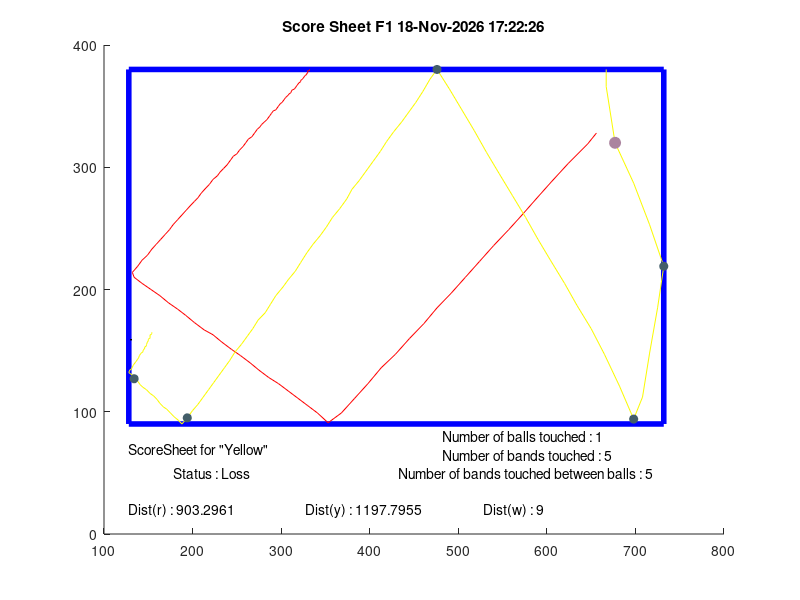

The MATLAB source for this figure:
width = 854;
height=480;
Folder='F1';
Rband = 67;
Gband=94;
Bband = 105;
Rball = 171;
Gball=132;
Bball=159;
line='';
X1 = [656  656  656  656  656  656  656  656  656  656  656  656  656  656  646  624  605  589  572  557  540  524  508  492  476  461  445  429  413  398  383  368  353  341  330  319  308  297  286  275  265  254  244  233  223  213  202  192  183  173  163  153  143  134  132  138  143  149  154  159  164  169  174  178  183  188  193  198  202  206  210  215  219  223  228  231  235  239  243  246  250  253  257  260  263  267  270  273  276  278  281  284  287  289  291  294  297  299  301  303  305  308  309  311  312  315  316  318  319  320  322  322  324  325  326  326  327  329  329  329  330  330  330  331  331  331  332  332  332  332  332  333
];
Y1 = [152  152  152  152  152  152  152  152  152  152  152  152  152  152  161  177  192  205  219  231  244  257  270  283  295  308  320  333  344  357  369  381  389  381  375  369  363  357  352  346  340  334  329  323  317  313  307  301  296  291  285  280  275  270  266  261  256  252  247  243  239  235  231  227  223  219  215  211  208  205  201  197  194  190  187  184  181  178  174  171  169  166  163  160  157  155  152  149  147  145  143  141  138  136  134  133  130  128  127  125  123  121  120  119  117  116  115  113  112  111  110  109  108  107  106  106  105  104  104  103  103  102  101  101  101  101  101  100  100  100  100  100
];
X2 = [667  667  667  667  667  667  667  667  667  667  667  667  667  667  677  698  716  732  725  716  708  698  682  665  650  634  620  604  590  576  561  546  532  518  504  490  476  468  460  452  444  436  427  419  412  404  396  388  380  374  366  358  351  344  336  329  322  316  308  302  294  288  282  274  268  262  255  248  242  236  230  224  218  212  206  200  194  188  184  179  175  171  167  163  160  156  152  148  144  141  138  134  132  128  129  131  133  134  136  138  139  140  142  144  144  146  146  148  148  149  150  150  151  152  152  152  152  153  153  154  154  154  154  154  154  154  154  154  154  154  154  154
];
Y2 = [100  100  100  100  100  100  100  100  100  100  100  100  100  114  160  193  227  261  295  332  368  386  359  333  312  293  275  256  239  221  203  185  168  150  133  116  100  108  118  127  135  143  151  159  167  175  183  191  198  206  214  221  229  236  243  250  258  265  272  278  285  292  299  305  312  318  325  331  338  344  350  356  362  368  374  379  385  390  387  384  381  378  376  373  370  367  365  362  360  358  355  353  350  348  346  345  342  341  339  337  336  334  332  331  330  328  327  326  325  323  322  321  320  320  319  318  317  317  317  316  316  315  315  315  315  315  315  315  315  315  315  315
];
X3 = [131  131  130  130  130  130  130  130  130  130  130  130  130  130  130  130  131  131  131  131  131  131  131  131  131  131  131  131  131  130  130  130  130  130  130  130  130  130  130  130  130  130  130  130  130  130  130  130  130  131  131  131  131  131  131  131  131  131  131  130  130  130  130  130  130  130  130  130  130  130  130  130  130  130  130  130  130  130  131  131  131  131  131  131  131  131  131  131  131  130  130  130  130  130  130  130  130  130  130  130  130  131  130  131  131  131  131  131  131  131  131  130  131  130  130  130  130  130  130  130  130  130  130  130  130  130  130  130  130  130  130  130
];
Y3 = [321  321  321  321  321  321  321  321  321  321  321  321  321  321  321  321  321  321  321  321  321  321  321  321  321  321  321  321  321  321  321  321  321  321  321  321  321  321  321  321  321  321  321  321  321  321  321  321  321  321  321  321  321  321  321  321  321  321  321  321  321  321  321  321  321  321  321  321  321  321  321  321  321  321  321  321  321  321  321  321  321  321  321  321  321  321  321  321  321  321  321  321  321  321  321  321  321  321  321  321  321  321  321  321  321  321  321  321  321  321  321  321  321  321  321  321  321  321  321  321  321  321  321  321  321  321  321  321  321  321  321  321
];
%% Changement des coordonnées pour matlab

Y1 = (height - Y1);
Y2 = (height - Y2);
Y3 = (height - Y3);

Ballcol = [Rball Gball Bball]./255;
Bandcol = [Rband Gband Bband]./255;

%% Detection des bords
Xmin = min([X1,X2,X3]);
Xmax = max([X1,X2,X3]);
Ymin = min([Y1,Y2,Y3]);
Ymax = max([Y1,Y2,Y3]);

Xframe = [Xmin Xmax Xmax Xmin Xmin];
Yframe = [Ymin Ymin Ymax Ymax Ymin];

OX1=isoutlier(X1,'movmedian',5);
OY1=isoutlier(Y1,'movmedian',5);
OX2=isoutlier(X2,'movmedian',5);
OY2=isoutlier(Y2,'movmedian',5);
OX3=isoutlier(X3,'movmedian',5);
OY3=isoutlier(Y3,'movmedian',5);

OX1id = find(OX1);
OY1id = find(OY1);
OX2id = find(OX2);
OY2id = find(OY2);
OX3id = find(OX3);
OY3id = find(OY3);

if isempty(OX1id) == 0  
    if OX1id(1) == 1
    OX1id(1) = [];
    end
end
if isempty(OY1id) == 0  
    if OY1id(1) == 1
    OY1id(1) = [];
    end
end
if isempty(OX2id) == 0  
    if OX2id(1) == 1
    OX2id(1) = [];
    end
end
if isempty(OY2id) == 0  
    if OY2id(1) == 1
    OY2id(1) = [];
    end
end
if isempty(OX3id) == 0  
    if OX3id(1) == 1
    OX3id(1) = [];
    end
end
         
if isempty(OY3id) == 0  
    if OY3id(1) == 1
    OY3id(1) = [];
    end
end

X1(OX1id)=X1(OX1id-1);
Y1(OY1id)=Y1(OY1id-1);
X2(OX2id)=X2(OX2id-1);
Y2(OY2id)=Y2(OY2id-1);
X3(OX3id)=X3(OX3id-1);
Y3(OY3id)=Y3(OY3id-1);


%% Détection de la premiere balle qui bouge
    
d=2;

distB1 = sqrt((X1-X1(1)).^2+(Y1-Y1(1)).^2);
distB2 = sqrt((X2-X2(1)).^2+(Y2-Y2(1)).^2);
distB3 = sqrt((X3-X3(1)).^2+(Y3-Y3(1)).^2);
    
mb1=find(distB1>d, 1);
mb2=find(distB2>d, 1);
mb3=find(distB3>d, 1);

touch = 2;

if isempty(mb1) 
   mb1 = size(X1,2)-2;
   fprintf('La balle ne touche pas la 3ème boule');
   touch = touch - 1;
end
if isempty(mb2) 
   mb2 = size(X2,2)-2; 
   fprintf('La balle ne touche pas la 3ème boule');
      touch = touch - 1;

end
if isempty(mb3) 
   mb3 = size(X3,2)-2;
   fprintf('La balle ne touche pas la 3ème boule');
      touch = touch - 1;

end

%plus petit indice de début de mouvement tfirst et numero de la boule ifirst

A=[mb1,mb2,mb3];
[tfirst,ifirst] = min(A);
[tthird, ithird] = max(A);
A(ifirst) = [];
tsecond = min(A);

%deteciton des rebonds contre les bandes de la balle I
dboule = 9;

switch ifirst
    case 1
    XFIRST = X1;
    YFIRST = Y1;
    player = 'ScoreSheet for "Red" ';
    switch ithird
        case 2
            XSECOND = X3;
            YSECOND = Y3;
            XTHIRD = X2;
            YTHIRD = Y2;
            
        case 3
            XSECOND = X2;
            YSECOND = Y2;
            XTHIRD = X3;
            YTHIRD = Y3;
            
    end
    
    case 2
    XFIRST = X2;
    YFIRST = Y2;
    player = 'ScoreSheet for "Yellow" ';
            switch ithird
        case 1
            XSECOND = X3;
            YSECOND = Y3;
            XTHIRD = X1;
            YTHIRD = Y1;
        case 3
            XSECOND = X1;
            YSECOND = Y1;
            XTHIRD = X3;
            YTHIRD = Y3;
            end
    case 3
    XFIRST = X3;
    YFIRST = Y3;
    player = 'ScoreSheet for "White" ';
     switch ithird
        case 1
            XSECOND = X2;
            YSECOND = Y2;
            XTHIRD = X1;
            YTHIRD = Y1;
        case 2
            XSECOND = X1;
            YSECOND = Y1;
            XTHIRD = X2;
            YTHIRD = Y2;    
    end
end

    rbndXmin = find(abs(XFIRST-Xmin)<= dboule);
    rbndXmin = rbndXmin(rbndXmin >=tfirst & abs(diff([0,rbndXmin]))>1);
    
    rbndXmax = find(abs(XFIRST-Xmax)<= dboule);
    rbndXmax = rbndXmax(rbndXmax >=tfirst & abs(diff([0,rbndXmax]))>1);
    
    rbndYmin = find(abs(YFIRST-Ymin)<= dboule);
    rbndYmin = rbndYmin(rbndYmin >=tfirst & abs(diff([0,rbndYmin]))>1);
    
    rbndYmax = find(abs(YFIRST-Ymax)<= dboule);
    rbndYmax = rbndYmax(rbndYmax >=tfirst & abs(diff([0,rbndYmax]))>1);
    
    nbrebonds = size(rbndXmin,2) + size(rbndXmax,2) + size(rbndYmin,2) + size(rbndYmax,2);
    
    rebondsentre = size(rbndXmin(rbndXmin>=tsecond & rbndXmin<=tthird),2)...
        +size(rbndXmax(rbndXmax>=tsecond & rbndXmax<=tthird),2)...
        +size(rbndYmin(rbndYmin>=tsecond & rbndYmin<=tthird),2)...
        +size(rbndYmax(rbndYmax>=tsecond & rbndYmax<=tthird),2);
         
    
    DistR = sum(sqrt(diff(X1).^2 + diff(Y1).^2));
    DistY = sum(sqrt(diff(X2).^2 + diff(Y2).^2));
    DistW = sum(sqrt(diff(X3).^2 + diff(Y3).^2));
    
%% Detection des chocs entre les boules   

% chocs12 = find(abs(YFIRST(tsecond-2:tsecond+2)-YSECOND(tsecond-2:tsecond+2))<=35 & abs(XFIRST(tsecond-2:tsecond+2)-XSECOND(tsecond-2:tsecond+2))<=35);
%   
% chocs13 = find(abs(YFIRST(tthird)-YTHIRD(tthird))<=35 & abs(XFIRST(tthird)-XTHIRD(tthird))<=35);
%     
% if isempty(chocs12) == 1 || touch<1
%     fprintf('pas de choc sur\n');
% else
%     fprintf('choc sur photo %d\n',tsecond);
% end
% 
% if isempty(chocs13) == 1 || touch < 2
% 
%     fprintf('pas de choc sur\n');
% else
%     fprintf('choc sur photo %d\n',tthird);
% end


if touch == 2 && rebondsentre >= 3
    score = 'Status : Win';
else
    score = 'Status : Loss';
end

%% Affichage de la figure
c = clock;
h = num2str(c(4));
min = num2str(c(5));
s = num2str(floor(c(6)));
time = strcat(h,':',min,':',s);

figure(1);
hold on
    title(['Score Sheet',' ',Folder ,' ', date, ' ', time]);
    ylim([0,Ymax+20]);
    plot(Xframe, Yframe,'-b','DisplayName','Bords du billard','LineWidth',4);
    plot(X1,Y1,line,'DisplayName','Boule rouge', 'Color', [1 0 0]);
    plot(X2,Y2,line,'DisplayName','Boule jaune', 'Color', [0.98 0.98 0]);
    plot(X3,Y3,line,'DisplayName', 'Boule blanche', 'Color', [0 0 0]);
    plot(XFIRST(rbndXmin),YFIRST(rbndXmin),'o','MarkerSize',6, 'MarkerFaceColor', Bandcol, 'MarkerEdgeColor', Bandcol);
    plot(XFIRST(rbndXmax),YFIRST(rbndXmax),'o','MarkerSize',6, 'MarkerFaceColor', Bandcol, 'MarkerEdgeColor', Bandcol);
    plot(XFIRST(rbndYmin),YFIRST(rbndYmin),'o','MarkerSize',6, 'MarkerFaceColor', Bandcol, 'MarkerEdgeColor', Bandcol);
    plot(XFIRST(rbndYmax),YFIRST(rbndYmax),'o','MarkerSize',6, 'MarkerFaceColor', Bandcol, 'MarkerEdgeColor', Bandcol);
    
    if touch == 1
    plot(XFIRST(tsecond),YFIRST(tsecond),'o','MarkerSize',8, 'MarkerFaceColor', Ballcol, 'MarkerEdgeColor', Ballcol);
    end
    if touch == 2
    plot(XFIRST(tthird),YFIRST(tthird),'o','MarkerSize',8, 'MarkerFaceColor', Ballcol, 'MarkerEdgeColor', Ballcol);
    end
    
    text(Xmin, 70, player);
    text(Xmin+50, 50, score);
    text(Xmax-250, 80, ['Number of balls touched : ',num2str(touch)]);
    text(Xmax-250, 65, ['Number of bands touched : ',num2str(nbrebonds)]);
    text(Xmax-300, 50, ['Number of bands touched between balls : ',num2str(rebondsentre)]);
    text(Xmin, 20, ['Dist(r) : ',num2str(DistR)]);
    text(Xmin+200, 20, ['Dist(y) : ',num2str(DistY)]);
    text(Xmin+400, 20, ['Dist(w) : ',num2str(DistW)]);
    hold off
             
print('ScoreSheet','-dpdf');